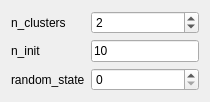
             <widget class="QWidget" name="to_spectralclustering">
              <layout class="QGridLayout" name="gridLayout_27">
               <item row="0" column="0">
                <widget class="QLabel" name="label_21">
                 <property name="text">
                  <string>n_clusters</string>
                 </property>
                </widget>
               </item>
               <item row="0" column="1">
                <widget class="QSpinBox" name="comboBox_clustering_spectralclustering_n_clusters">
                 <property name="value">
                  <number>2</number>
                 </property>
                </widget>
               </item>
               <item row="1" column="0">
                <widget class="QLabel" name="label_22">
                 <property name="text">
                  <string>n_init</string>
                 </property>
                </widget>
               </item>
               <item row="1" column="1">
                <widget class="QLineEdit" name="lineEdit_clustering_kmeans_n_init_2">
                 <property name="text">
                  <string>10</string>
                 </property>
                </widget>
               </item>
               <item row="2" column="0">
                <widget class="QLabel" name="label_19">
                 <property name="text">
                  <string>random_state</string>
                 </property>
                </widget>
               </item>
               <item row="2" column="1">
                <widget class="QSpinBox" name="spinBox_clustering_spectralclustering_random_state"/>
               </item>
              </layout>
             </widget>
